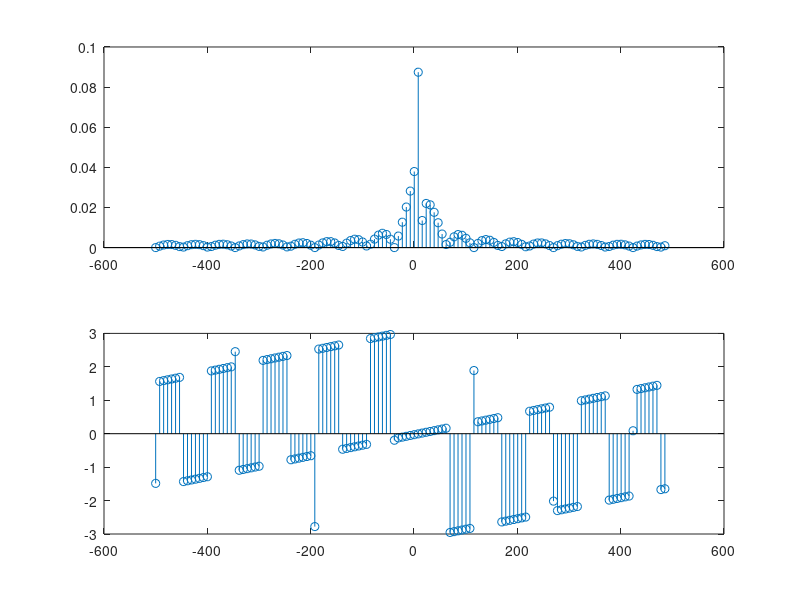

Write the MATLAB code that produced this figure.
clear all;
close all;
 
fc = 1000;
sinc = 1/fc;
dur = 0.5;
t = [-dur/2:sinc:dur/2-sinc];

binsize = 7.7;   %passo di campionamento delle frequenze.
F = [-fc/2:binsize:fc/2-binsize];

f = 10;
w = 2*pi*f;
y = 0.8*e.^(i*w*t);   %funzione

DFD = zeros (1, length(F));

for(k = 1:length(F))
fanal = F(k);
wanal = 2*pi*fanal;
yanal = e.^(-i*wanal*t);
yr = y.*yanal;
DFD(k) = sum(yr);
end

%plot(F, abs(DFD)/length(t));
subplot(2,1,1);
stem(F, abs(DFD)/length(t));
%axis([-20 25 -.1 0.2]);

subplot(2,1,2);
stem(F, angle(DFD));
